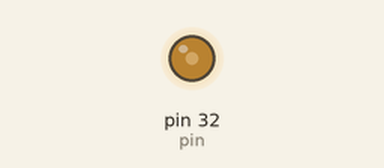
Bench run of a program on a simulated Jetson Nano (header pin numbers). Parts: output pins drawn as LEDs (lit = HIGH). The clock reads 2024-03-15 10:24:30 at power-on unless the program sets it. At 10.4 s the program stops and its outputs stay as they are.

Above: at 0.4 s.
At 10.5 s:
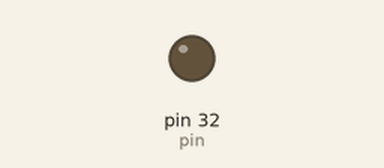
Timing chart, 0 to 11.9 s (numbered marks = the images above):
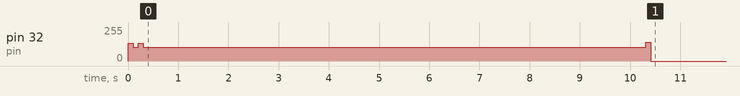

The program:

test.py
```python
#!/usr/bin/env python

import Jetson.GPIO as GPIO
import time

full_forward = 55
full_backward = 40
full_stop = 53
pin = 32
frequency = 400
GPIO.setmode(GPIO.BOARD)
GPIO.setup(pin, GPIO.OUT)

pwm = GPIO.PWM(pin, frequency)
pwm.start(full_stop)


def go_stop(interval):
    start_time = time.time()
    while time.time() - start_time < interval:
        pwm.ChangeDutyCycle(full_stop)


def go_forward(interval):
    if interval == 0:
        pwm.ChangeDutyCycle(full_forward)
    else:
        start_time = time.time()
        while time.time() - start_time < interval:
            pwm.ChangeDutyCycle(full_forward)


def go_backward(interval):
    start_time = time.time()
    pwm.ChangeDutyCycle(full_backward)
    pwm.ChangeDutyCycle(full_stop)
    while time.time() - start_time < interval:
        pwm.ChangeDutyCycle(full_backward)


# def forward():
#     for duty_cycle in range(full_stop, full_forward + 1, 1):
#         print(duty_cycle)
#         pwm.ChangeDutyCycle(duty_cycle)
#         time.sleep(0.1)


# def stop():
#     pwm.ChangeDutyCycle(full_stop)


# def forward_to_stop():
#     for duty_cycle in range(full_forward, full_stop - 1, -1):
#         print(duty_cycle)
#         pwm.ChangeDutyCycle(duty_cycle)
#         time.sleep(0.1)


# def backward():
#     for duty_cycle in range(full_stop, full_backward - 1, -1):
#         print(duty_cycle)
#         pwm.ChangeDutyCycle(duty_cycle)
#         time.sleep(0.1)


# def backward_to_stop():
#     for duty_cycle in range(full_backward, full_stop + 1, 1):
#         print(duty_cycle)
#         pwm.ChangeDutyCycle(duty_cycle)
#         time.sleep(0.1)


try:
    # successful motion backward
    # go_forward(10)
    # go_stop(0.1)
    # go_backward(0.1)
    # go_stop(0.1)

    # go_stop(1)
    # go_forward(10)

    go_stop(0.1)
    go_backward(0.1)
    go_stop(0.1)
    go_backward(10)
    go_forward(0.1)
except Exception as e:
    print(f"An error occurred: {e}")
finally:
    pwm.stop()
    GPIO.cleanup()
```

Measured:
- by itself, pin 32 (pin): 0/255 → 135/255 at 0.00 s, → 102/255 0.10 s later, → 135/255 0.10 s later, → 102/255 0.10 s later, … (6 changes in this stretch)
